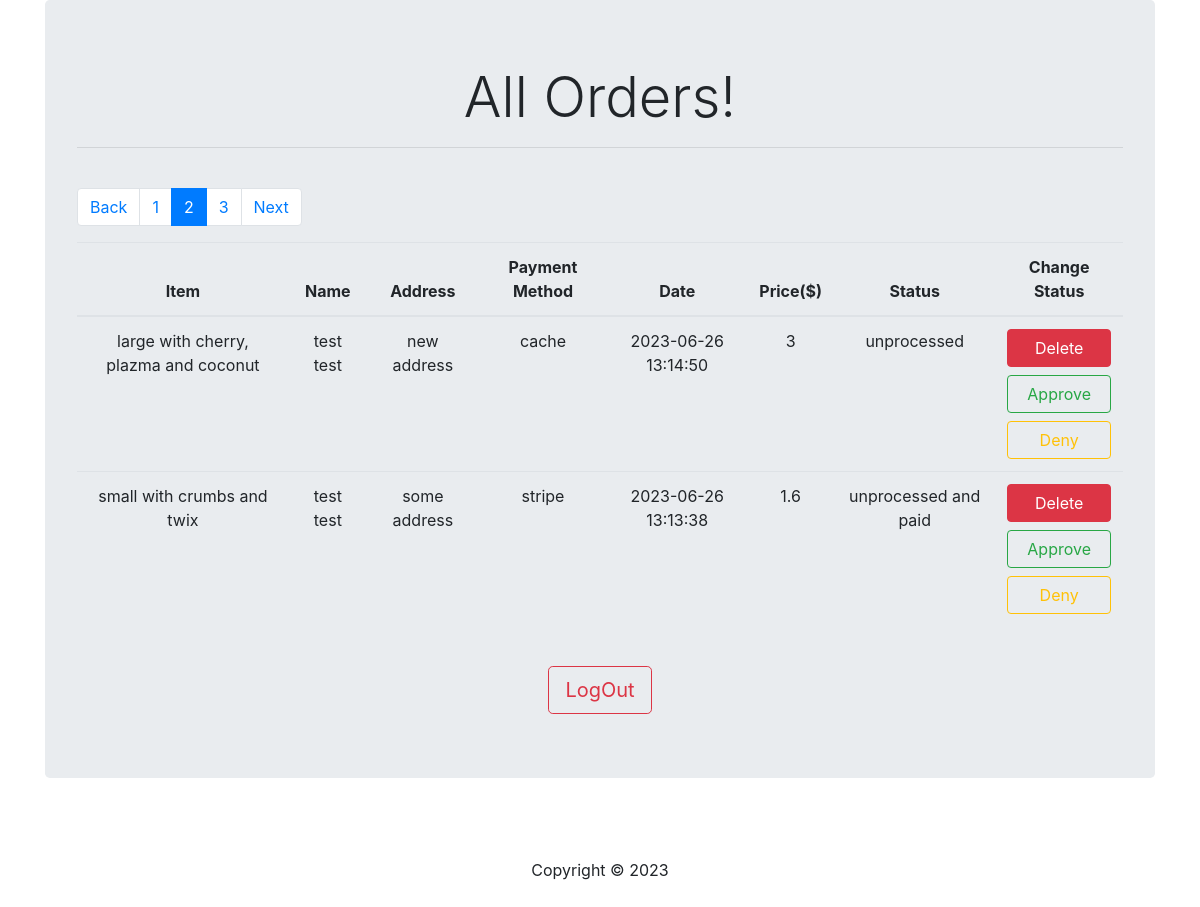
Screenshot of /orders_list.php?page=2 (signed in) with the database file from the repository.
### tables this page shows
CREATE TABLE IF NOT EXISTS `orders` (
  `id` int NOT NULL AUTO_INCREMENT,
  `idB` int NOT NULL,
  `item` varchar(100) NOT NULL,
  `address` varchar(45) NOT NULL,
  `payment_method` varchar(45) NOT NULL,
  `price` float NOT NULL,
  `status` varchar(45) NOT NULL DEFAULT 'unprocessed',
  `date` timestamp NOT NULL DEFAULT CURRENT_TIMESTAMP,
  `stripe_session_id` varchar(200) DEFAULT NULL,
  PRIMARY KEY (`id`),
  KEY `buyer` (`idB`)
);

### includes/database.php (called while the page is built, shortened)
<?php
class Database{
    public function __construct($host = DB_HOST, $user = DB_USER, $password = DB_PASS, $base = DB_NAME){
        try{
            $this->conn = new PDO("mysql:host=$host;dbname=$base",$user,$password);
        }catch (PDOException $ex){
            echo "Connection failed: " . $ex->getMessage();
        }
    }
}
?>

### includes/Order.php (the view, shortened to what this page needs)
<?php
class Order {
    public $database;
    public function __construct($data_base){
        $this->database = $data_base;
    }
    public function get_all_orders(){
        $sql_query = "SELECT orders.id,orders.item,orders.address,orders.payment_method,orders.price,orders.status,orders.date,CONCAT(users.firstname,' ',users.lastname) AS name FROM orders INNER JOIN users ON orders.idb=users.idb ORDER BY date DESC ;";
        $stmt = $this->database->conn->prepare($sql_query);
        $stmt->execute();
        $row = $stmt->fetchAll();
        return $row;
    }
    public function get_all_with_pagination()
    {
        $total_entries = count($this->get_all_orders());
        $perPage = 2;
        if (isset($_GET['page'])) {
            $page = preg_replace('/[^0-9]/', '', $_GET['page']);
        } else {
            $page = 1;
        }
        if($total_entries!==0) {
            $lastPage = ceil($total_entries / $perPage);
            $middleNumbers = '';
            $sub1 = $page - 1;
            $add1 = $page + 1;
            if ($page == 1 && $lastPage > 1) {
                $middleNumbers .= '<li class="page-item active"><a class="page-link">' . $page . '</a></li>';
                $middleNumbers .= '<li class="page-item"><a class="page-link" href="' . $_SERVER['PHP_SELF'] . '?page=' . $add1 . '">' . $add1 . '</a></li>';
            } elseif ($page == $lastPage && $lastPage > 1) {
                $middleNumbers .= '<li class="page-item"><a class="page-link" href="' . $_SERVER['PHP_SELF'] . '?page=' . $sub1 . '">' . $sub1 . '</a></li>';
                $middleNumbers .= '<li class="page-item active"><a class="page-link">' . $page . '</a></li>';
            } elseif ($page > 1 && $page < $lastPage) {
                $middleNumbers .= '<li class="page-item"><a class="page-link" href="' . $_SERVER['PHP_SELF'] . '?page=' . $sub1 . '">' . $sub1 . '</a></li>';
                $middleNumbers .= '<li class="page-item active"><a class="page-link">' . $page . '</a></li>';
                $middleNumbers .= '<li class="page-item"><a class="page-link" href="' . $_SERVER['PHP_SELF'] . '?page=' . $add1 . '">' . $add1 . '</a></li>';
            }
            $outputPagination = '';
                if ($page != 1) {
                    $prev = $page - 1;
                    $outputPagination .= '<li class="page-item"><a class="page-link" href="' . $_SERVER['PHP_SELF'] . '?page=' . $prev . '">Back</a></li>';
                }
                $outputPagination .= $middleNumbers;
                if ($page != $lastPage) {
                    $next = $page + 1;
                    $outputPagination .= '<li class="page-item"><a class="page-link" href="' . $_SERVER['PHP_SELF'] . '?page=' . $next . '">Next</a></li>';
                }
            echo "<div class='text-center' style='clear: both'><ul class='pagination'>{$outputPagination}</ul></div>";
            $limit = 'LIMIT ' . ($page - 1) * $perPage . ',' . $perPage;
            try {
                $sql_query = "SELECT orders.id, orders.item,orders.address,orders.payment_method,orders.price,orders.status,orders.date,CONCAT(users.firstname,' ',users.lastname) AS name FROM orders INNER JOIN users ON orders.idb=users.idb ORDER BY date DESC {$limit}";
                $stmt = $this->database->conn->prepare($sql_query);
                $stmt->execute();
                if ($total_entries !== 0) {
                    while ($row = $stmt->fetch()) {
                        $table = <<<DELIMITER
                    <tr>
                        <td>{$row->item}</td>
                        <td>{$row->name}</td>
                        <td>{$row->address}</td>
                        <td>{$row->payment_method}</td>
                        <td>{$row->date}</td>
                        <td>{$row->price}</td>
                        <td>{$row->status}</td>
                        <td><a href="orders_list.php?delete_id={$row->id}"  class="btn btn-danger btn-block" name="register" onClick="return confirm('Are you sure you want to delete?')">Delete</a> <a href="orders_list.php?approve_id={$row->id}"  class="btn btn-outline-success btn-block" name="register" onClick="return confirm('Are you sure you want to approve?')">Approve</a> <a href="orders_list.php?deny_id={$row->id}"  class="btn btn-outline-warning btn-block" name="register" onClick="return confirm('Are you sure you want to deny?')">Deny</a></td>
                    </tr>
                    DELIMITER;
                        echo $table;
                    }
                }
            } catch (PDOException $e) {
                echo "Error: " . $e->getMessage();
            }
            }
    }
}
?>

### rows the page displays
orders: item "large with cherry, plazma and coconut", name "test test", address "new address", payment_method "cache", date "2023-06-26 13:14:50", price "3", status "unprocessed"
orders: item "small with crumbs and twix", name "test test", address "some address", payment_method "stripe", date "2023-06-26 13:13:38", price "1.6", status "unprocessed and paid"

### other values shown
$sub1 "1"
$page "2"
$add1 "3"
